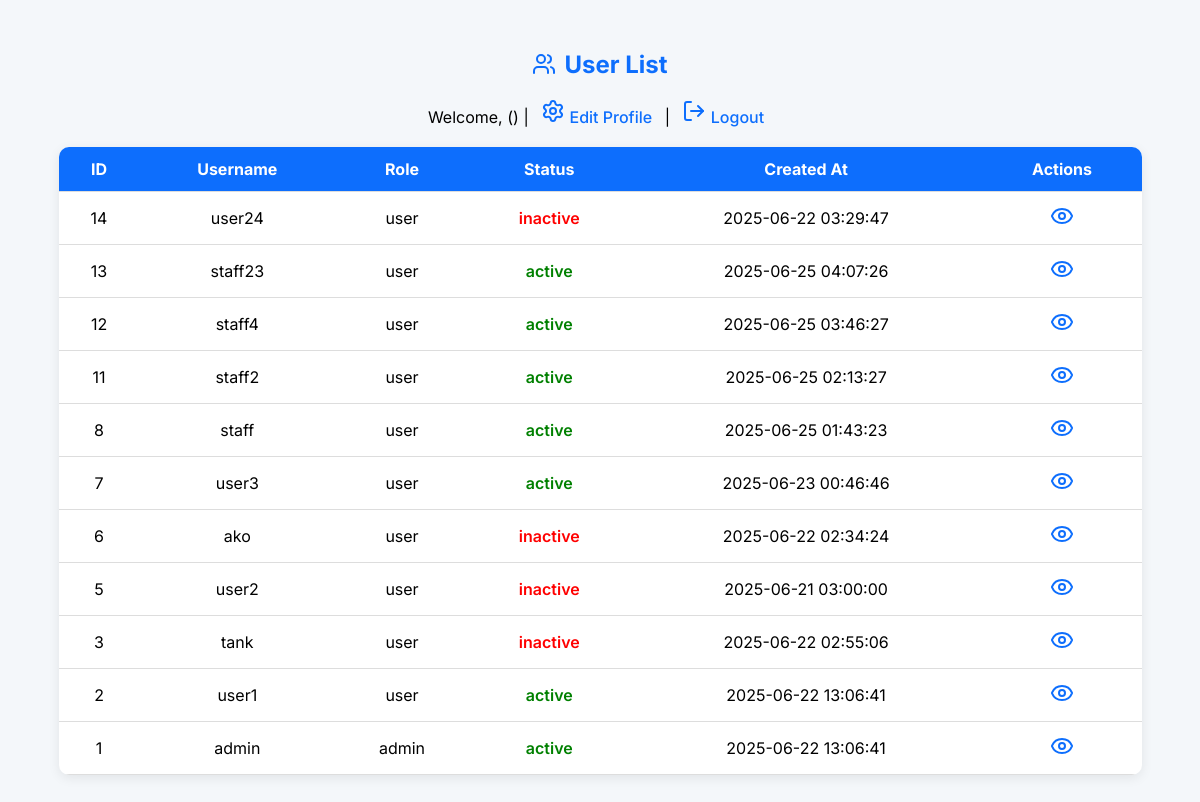
The page / (signed in) on the database its author committed.
### tables this page shows
CREATE TABLE `users` (
  `id` int(11) NOT NULL,
  `username` varchar(50) NOT NULL,
  `password` varchar(100) NOT NULL,
  `role` enum('admin','user') NOT NULL,
  `status` enum('active','inactive') NOT NULL DEFAULT 'active',
  `created_at` timestamp NOT NULL DEFAULT current_timestamp(),
  `can_create` tinyint(1) DEFAULT 0,
  `can_read` tinyint(1) DEFAULT 0,
  `can_edit` tinyint(1) DEFAULT 0,
  `can_delete` tinyint(1) DEFAULT 0,
  `failed_attempts` int(11) DEFAULT 0,
  `last_failed_attempt` datetime DEFAULT NULL,
  `last_login` datetime DEFAULT NULL
);

### index.php (the view, shortened to what this page needs)
<?php
include 'db.php';
$conn->query("
    UPDATE users
    SET status = 'inactive'
    WHERE status = 'active'
      AND last_login IS NOT NULL
      AND last_login < NOW() - INTERVAL 3 DAY
");
$user      = $_SESSION['user'];
?>
<!DOCTYPE html>
<html>
<head>
    <link rel="stylesheet" href="css/in.css">
</head>
<body>
<h2><i data-lucide="users"></i> User List</h2>
<div class="top-bar">
    Welcome, <strong><?= htmlspecialchars($user['username']) ?></strong>
    (<?= htmlspecialchars($user['role']) ?>) |
    <a href="edit_profile.php"><i data-lucide="settings"></i> Edit Profile</a> |
    <a href="logout.php"><i data-lucide="log-out"></i> Logout</a>
</div>
<table>
    <thead>
    <tr>
        <th>ID</th>
        <th>Username</th>
        <th>Role</th>
        <th>Status</th>
        <th>Created At</th>
        <th>Actions</th>
    </tr>
    </thead>
    <tbody>
<?php
$rows = $conn->query("SELECT * FROM users ORDER BY id DESC");
if ($rows->num_rows):
    while ($u = $rows->fetch_assoc()):
        $targetId   = (int)$u['id'];
        $targetRole = $u['role'];
?>
        <tr>
            <td><?= $targetId ?></td>
            <td><?= htmlspecialchars($u['username']) ?></td>
            <td><?= htmlspecialchars($targetRole) ?></td>
            <td style="color:<?= $u['status'] === 'active' ? 'green' : 'red' ?>;">
                <?= htmlspecialchars($u['status']) ?>
            </td>
            <td><?= $u['created_at'] ?? 'N/A' ?></td>
            <td class="action-icons">
                <a href="view_user.php?id=<?= $targetId ?>" title="View">
                    <i data-lucide="eye"></i>
                </a>
            </td>
        </tr>
<?php
    endwhile;
else:
    echo '<tr><td colspan="6">No users found.</td></tr>';
endif;
?>
    </tbody>
</table>
</body>
</html>

### css/in.css (style rules this page uses)
body { font-family: 'Segoe UI', sans-serif; background-color: #f7f9fc; padding: 30px; }
h2 { text-align: center; margin-bottom: 20px; }
.top-bar { text-align: center; margin-bottom: 20px; }
.top-bar a { text-decoration: none; color: #e63946; font-weight: bold; }
table { width: 80%; margin: auto; border-collapse: collapse; background-color: white; border-radius: 8px; box-shadow: 0 3px 10px rgba(0,0,0,0.1); }
th, td { padding: 12px 15px; text-align: center; border-bottom: 1px solid #ddd; }
th { background-color: #0d6efd; color: white; }
.action-icons a { margin: 0 5px; text-decoration: none; color: #0d6efd; }

### index.php (style rules this page uses)
* { font-family: 'Inter', sans-serif; box-sizing: border-box; }
body { margin: 0; background: #f4f7fa; padding: 30px; }
h2 { text-align: center; color: #0d6efd; font-size: 24px; display: flex; justify-content: center; align-items: center; gap: 8px; }
.top-bar { text-align: center; margin-bottom: 20px; }
.top-bar a { text-decoration: none; color: #0d6efd; font-weight: 500; margin: 0 8px; }
table { width: 95%; margin: auto; border-collapse: collapse; background: #fff; box-shadow: 0 3px 12px rgba(0,0,0,0.08); border-radius: 10px; overflow: hidden; }
th, td { padding: 12px 14px; text-align: center; border-bottom: 1px solid #ddd; }
th { background: #0d6efd; color: white; }
.action-icons a { margin: 0 5px; color: #0d6efd; transition: 0.2s; }
td[style*="color:green"], td[style*="color:red"] { font-weight: 600; }

### rows shown on the page
users: id "14", username "user24", role "user", status "inactive", created_at "2025-06-22 03:29:47"
users: id "13", username "staff23", role "user", status "active", created_at "2025-06-25 04:07:26"
users: id "12", username "staff4", role "user", status "active", created_at "2025-06-25 03:46:27"
users: id "11", username "staff2", role "user", status "active", created_at "2025-06-25 02:13:27"
users: id "8", username "staff", role "user", status "active", created_at "2025-06-25 01:43:23"
users: id "7", username "user3", role "user", status "active", created_at "2025-06-23 00:46:46"
users: id "6", username "ako", role "user", status "inactive", created_at "2025-06-22 02:34:24"
users: id "5", username "user2", role "user", status "inactive", created_at "2025-06-21 03:00:00"
users: id "3", username "tank", role "user", status "inactive", created_at "2025-06-22 02:55:06"
users: id "2", username "user1", role "user", status "active", created_at "2025-06-22 13:06:41"
users: id "1", username "admin", role "admin", status "active", created_at "2025-06-22 13:06:41"
